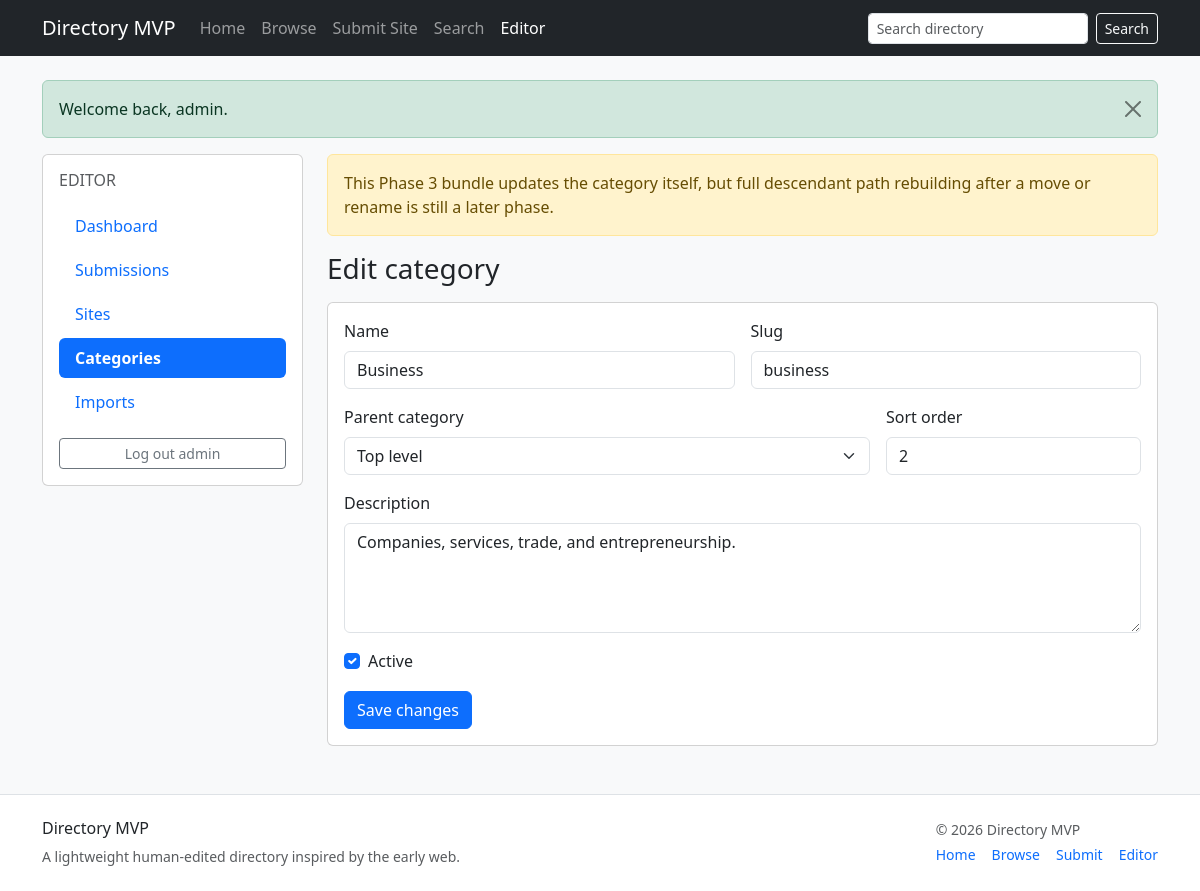
/editor/categories/2/edit (signed in), run on an earlier commit of the app's database.
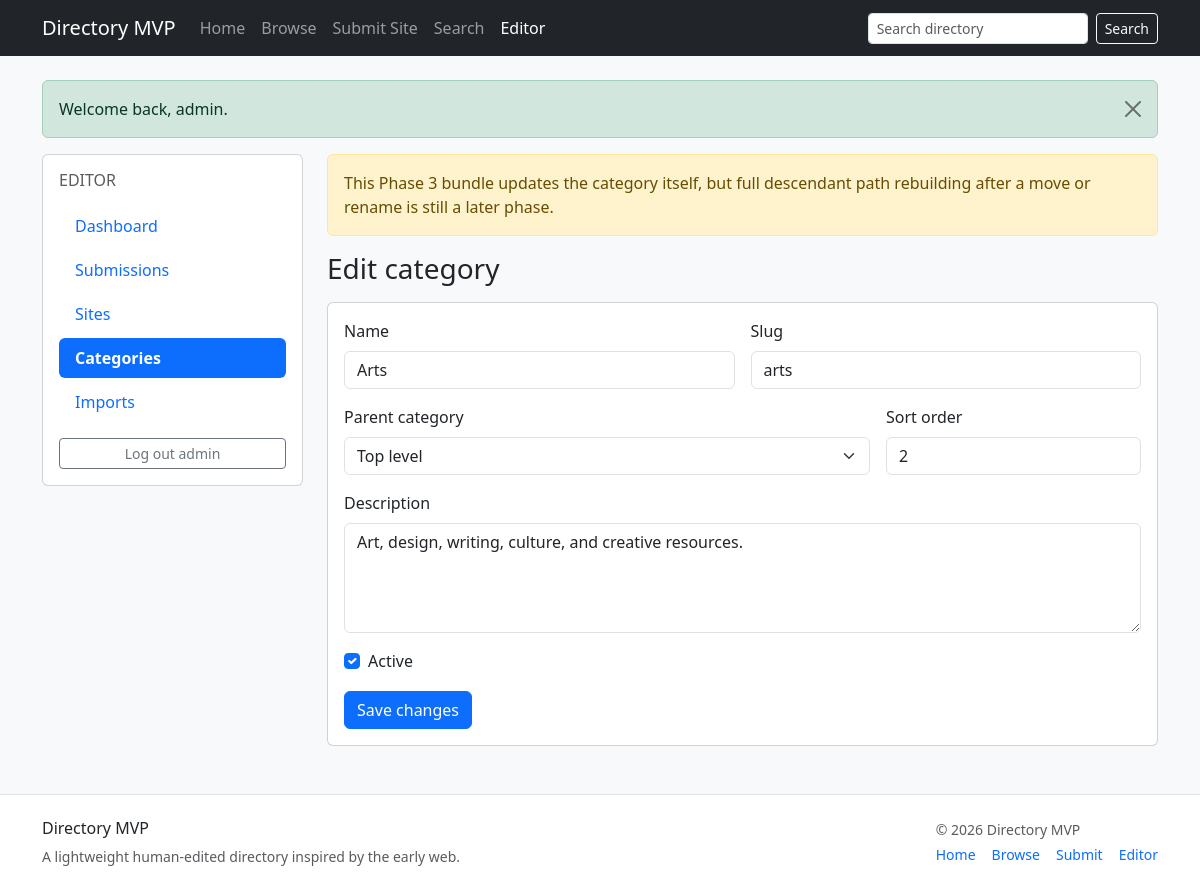
And on a later commit of the database.
### tables this page shows
CREATE TABLE categories (
    id INT UNSIGNED AUTO_INCREMENT PRIMARY KEY,
    parent_id INT UNSIGNED NULL,
    slug VARCHAR(150) NOT NULL,
    path VARCHAR(500) NOT NULL,
    name VARCHAR(150) NOT NULL,
    description TEXT NULL,
    sort_order INT NOT NULL DEFAULT 0,
    is_active TINYINT(1) NOT NULL DEFAULT 1,
    source_type ENUM('manual','dmoz_import') NOT NULL DEFAULT 'manual',
    source_key VARCHAR(255) NULL,
    import_batch_id INT UNSIGNED NULL,
    created_at DATETIME NOT NULL DEFAULT CURRENT_TIMESTAMP,
    updated_at DATETIME NOT NULL DEFAULT CURRENT_TIMESTAMP,
    CONSTRAINT fk_categories_parent FOREIGN KEY (parent_id) REFERENCES categories(id) ON DELETE SET NULL,
    UNIQUE KEY uq_categories_path (path(191)),
    KEY idx_categories_parent (parent_id),
    KEY idx_categories_slug (slug),
    KEY idx_categories_import_batch (import_batch_id)
);

### app/Core/Controller.php (called while the page is built, shortened)
<?php
class Controller
{
    protected function view(string $view, array $data = []): void
    {
        extract($data, EXTR_SKIP);
        $viewFile = dirname(__DIR__) . '/Views/' . $view . '.php';
        require dirname(__DIR__) . '/Views/layouts/header.php';
        require $viewFile;
        require dirname(__DIR__) . '/Views/layouts/footer.php';
    }
}

### app/Controllers/EditorCategoryController.php (called while the page is built, shortened)
<?php
class EditorCategoryController extends Controller
{
    public function edit(int $id): void
    {
        $categoryModel = new Category($this->db);
        $category = $categoryModel->findById($id);
        $this->view('editor/categories/edit', [
            'pageTitle' => 'Edit Category',
            'category' => $category,
            'categories' => $categoryModel->allActive(),
        ]);
    }
}

### public/index.php (called while the page is built, shortened)
<?php
$basePath = dirname(__DIR__);
spl_autoload_register(function (string $class) use ($basePath) {
    $prefix = 'App\\';
    $relative = substr($class, strlen($prefix));
    $file = $basePath . '/app/' . str_replace('\\', '/', $relative) . '.php';
});
require $basePath . '/app/helpers.php';
$appConfig = require $basePath . '/config/app.php';
$dbConfig = require $basePath . '/config/database.php';
$db = new App\Core\Database($dbConfig);
$router = new App\Core\Router();
$router->dispatch($_SERVER['REQUEST_METHOD'], $_SERVER['REQUEST_URI'], $db, $appConfig);

### app/Core/Database.php (called while the page is built, shortened)
<?php
class Database
{
    private PDO $pdo;
    public function __construct(array $config)
    {
        $dsn = sprintf(
            'mysql:host=%s;port=%d;dbname=%s;charset=%s',
            $config['host'],
            $config['port'],
            $config['database'],
            $config['charset']
        );
        $this->pdo = new PDO($dsn, $config['username'], $config['password'], [
            PDO::ATTR_ERRMODE => PDO::ERRMODE_EXCEPTION,
            PDO::ATTR_DEFAULT_FETCH_MODE => PDO::FETCH_ASSOC,
        ]);
    }
    public function query(string $sql, array $params = []): PDOStatement
    {
        $stmt = $this->pdo->prepare($sql);
        $stmt->execute($params);
        return $stmt;
    }
    public function fetch(string $sql, array $params = []): ?array
    {
        $row = $this->query($sql, $params)->fetch();
        return $row ?: null;
    }
    public function fetchAll(string $sql, array $params = []): array
    {
        return $this->query($sql, $params)->fetchAll();
    }
}

### app/Models/Category.php (called while the page is built, shortened)
<?php
class Category extends Model
{
    public function allActive(): array
    {
        return $this->db->fetchAll(
            'SELECT * FROM categories WHERE is_active = 1 ORDER BY path ASC'
        );
    }
    public function findById(int $id): ?array
    {
        return $this->db->fetch('SELECT * FROM categories WHERE id = :id LIMIT 1', ['id' => $id]);
    }
}

### app/helpers.php (called while the page is built, shortened)
<?php
function config(string $key, $default = null)
{
    $config = $GLOBALS['app_config'] ?? [];
    return $config[$key] ?? $default;
}
function e(?string $value): string
{
    return htmlspecialchars((string) $value, ENT_QUOTES, 'UTF-8');
}
function base_url(string $path = ''): string
{
    $base = rtrim((string) config('base_url', ''), '/');
    $path = '/' . ltrim($path, '/');
    return $base . ($path === '/' ? '' : $path);
}

### app/Views/editor/categories/edit.php (the view, shortened to what the changed rows need)
<div class="row g-4">
    <div class="col-lg-3"><?php require __DIR__ . '/../../layouts/editor_nav.php'; ?></div>
    <div class="col-lg-9">
        <div class="alert alert-warning">This Phase 3 bundle updates the category itself, but full descendant path rebuilding after a move or rename is still a later phase.</div>
        <h1 class="h3 mb-3">Edit category</h1>
        <div class="card"><div class="card-body">
            <form method="post" action="<?= e(base_url('/editor/categories/' . $category['id'] . '/update')) ?>" class="row g-3">
                <div class="col-md-6"><label class="form-label">Name</label><input class="form-control" type="text" name="name" required value="<?= e($category['name']) ?>"></div>
                <div class="col-md-6"><label class="form-label">Slug</label><input class="form-control" type="text" name="slug" value="<?= e($category['slug']) ?>"></div>
                <div class="col-md-8"><label class="form-label">Parent category</label><select class="form-select" name="parent_id"><option value="">Top level</option></select></div>
                <div class="col-md-4"><label class="form-label">Sort order</label><input class="form-control" type="number" name="sort_order" value="<?= (int) $category['sort_order'] ?>"></div>
                <div class="col-12"><label class="form-label">Description</label><textarea class="form-control" name="description" rows="4"><?= e($category['description']) ?></textarea></div>
                <div class="col-12"><div class="form-check"><input class="form-check-input" type="checkbox" name="is_active" id="is_active" <?= (int) $category['is_active'] === 1 ? 'checked' : '' ?>><label class="form-check-label" for="is_active">Active</label></div></div>
                <div class="col-12"><button class="btn btn-primary" type="submit">Save changes</button></div>
            </form>
        </div></div>
    </div>
</div>

### app/Core/Router.php (shortened to what the changed rows need)
<?php
class Router
{
    private array $routes = [];
    private function addRoute(string $method, string $pattern, array $handler): void
    {
        $this->routes[] = compact('method', 'pattern', 'handler');
    }
    public function dispatch(string $method, string $uri, Database $db, array $appConfig): void
    {
        $path = parse_url($uri, PHP_URL_PATH) ?: '/';
        foreach ($this->routes as $route) {
            if ($route['method'] !== strtoupper($method)) {
                continue;
            }
            $params = $this->match($route['pattern'], $path);
            if ($params === null) {
                continue;
            }
            [$controllerClass, $action] = $route['handler'];
            $controller = new $controllerClass($db, $appConfig);
            $controller->$action(...array_values($params));
            return;
        }
    }
    private function match(string $pattern, string $path): ?array
    {
        $regex = preg_replace_callback('/\{([a-zA-Z_][a-zA-Z0-9_]*)(:([^}]+))?\}/', function ($matches) {
            $name = $matches[1];
            $subPattern = $matches[3] ?? '[^/]+';
            return '(?P<' . $name . '>' . $subPattern . ')';
        }, $pattern);
        $regex = '#^' . $regex . '$#';
        if (!preg_match($regex, $path, $matches)) {
            return null;
        }
        $params = [];
        foreach ($matches as $key => $value) {
            if (!is_int($key)) {
                $params[$key] = $value;
            }
        }
        return $params;
    }
}

What changed in the data, as far as the page shows it:
changed categories: name "Business" → "Arts"; slug "business" → "arts"; description "Companies, services, trade, and entrepreneurship." → "Art, design, writing, culture, and creative resources."
